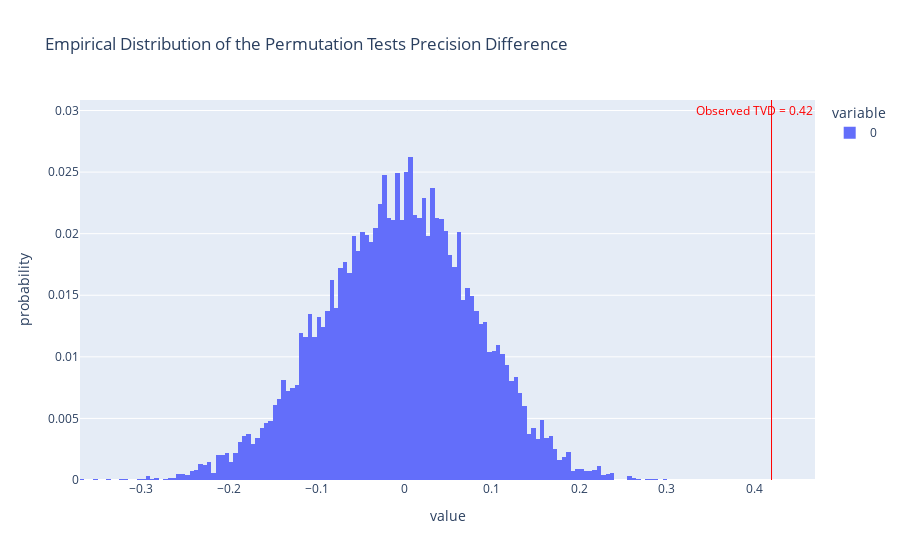

Notebook code cell kept with this figure:
### Code cell
fig = px.histogram(perm_diffs, histnorm='probability', title='Empirical Distribution of the Permutation Tests Precision Difference')
fig.add_vline(x=observed_diff, line_color='red', line_width=1, opacity=1)
fig.add_annotation(text=f'<span style="color:red">Observed TVD = {round(observed_diff, 2)}</span>', showarrow=False, y=0.03, x= 0.4)
fig

### Figure 1 — Plotly figure (JSON) as saved in the notebook; plotly's stock layout.template omitted (floating-point values rounded to 4 significant figures; data arrays with more than 128 entries replaced by an {"elided": "..."} marker saying what was removed)
{"data": [{"alignmentgroup": "True", "bingroup": "x", "histnorm": "probability", "hovertemplate": "variable=0<br>value=%{x}<br>probability=%{y}<extra></extra>", "legendgroup": "0", "marker": {"color": "#636efa", "pattern": {"shape": ""}}, "name": "0", "offsetgroup": "0", "orientation": "v", "showlegend": true, "type": "histogram", "x": {"elided": "10000 float values"}, "xaxis": "x", "yaxis": "y"}], "layout": {"annotations": [{"showarrow": false, "text": "<span style=\"color:red\">Observed TVD = 0.42</span>", "x": 0.4, "y": 0.03}], "barmode": "relative", "legend": {"title": {"text": "variable"}, "tracegroupgap": 0}, "shapes": [{"line": {"color": "red", "width": 1}, "opacity": 1, "type": "line", "x0": 0.4194, "x1": 0.4194, "xref": "x", "y0": 0, "y1": 1, "yref": "y domain"}], "title": {"text": "Empirical Distribution of the Permutation Tests Precision Difference"}, "xaxis": {"anchor": "y", "domain": [0, 1], "title": {"text": "value"}}, "yaxis": {"anchor": "x", "domain": [0, 1], "title": {"text": "probability"}}}}
